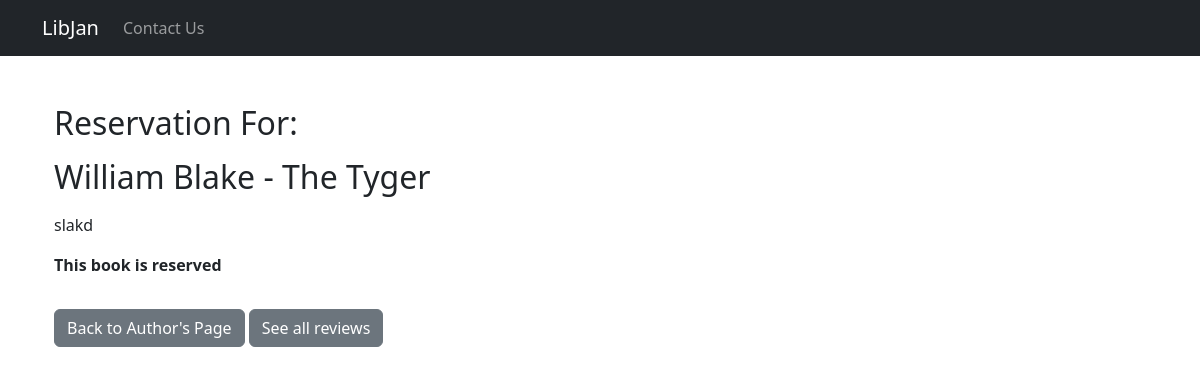
The app's page /author/2/The Tyger/ with its own data.
### books/models.py (models this page shows, shortened)
class Book(models.Model):
    author = models.ForeignKey(Author, on_delete=models.CASCADE)
    title = models.CharField(max_length=100)
    description = models.CharField(max_length=250)
    is_available = models.BooleanField(default=True)

class Author(models.Model):
    name = models.CharField(max_length=100)
    surname = models.CharField(max_length=100)
    def __str__(self):
        return f"{self.name} {self.surname}"

### books/views.py (the view)
# urls.py: path('author/<int:author_id>/<str:book_title>/', views.book_page, name='book_page'),
def book_page(request, author_id, book_title):
    book = get_object_or_404(Book, title=book_title)
    reservation = None
    if request.method == 'POST':
        client = get_object_or_404(Client, user=request.user)
        if 'confirm_booking' in request.POST:
            reservation = Reservation.objects.create(book=book, client=client,
                                                     expiration_date=timezone.now() + timezone.timedelta(days=30))
            reservation.save()
            book.is_available = False
            book.save()
            messages.add_message(request, messages.SUCCESS, 'Your book is reserved!')
        elif 'cancel_booking' in request.POST:
            reservation = Reservation.objects.get(book=book)
            reservation.delete()
            messages.add_message(request, messages.SUCCESS, 'Your have canceled your booking.')
        return HttpResponseRedirect(request.path)
    else:
        try:
            reservation = Reservation.objects.get(book=book)
        except Reservation.DoesNotExist:
            pass
    return render(request, 'books/book.html', {'book': book, 'reservation': reservation})

### books/templates/books/book.html (shortened to what this page needs)
{% extends 'master.html' %}
{% block content %}
<div class="container mt-5">
    <h2 class="mb-3">Reservation For: </h2>
    <h2 class="mb-3">{{ book.author }} - {{ book.title }}</h2>
    <p class="mb-3">{{ book.description }}</p>
    <form method="post">
        {% if book.is_available %}
            {% if user.is_authenticated  %}
                <input type="hidden" name="confirm_booking">
                <button type="submit" class="btn btn-primary">Confirm Booking</button>
            {% else %}
                <p><strong>Log In to make a reservation | </strong><a href="{% url 'login' %}" class="btn btn-info">Log In</a></p>
            {% endif %}
        {% else %}
            {% if reservation.client.user.username == request.user.username %}
                <input type="hidden" name="cancel_booking">
                <button type="submit" class="btn btn-danger">Cancel Booking</button>
            {% else %}
                <p><strong>This book is reserved</strong></p>
            {% endif %}
        {% endif %}
    </form>
    <a href="{% url 'author_page' author_id=book.author.id %}" class="btn btn-secondary mt-3">Back to Author's Page</a>
    <a href="{% url 'book_reviews' author_id=book.author.id book_title=book.title %}" class="btn btn-secondary mt-3">See all reviews</a>
</div>
{% endblock %}

### records on screen
Book: author "William Blake", title "The Tyger", description "slakd"
